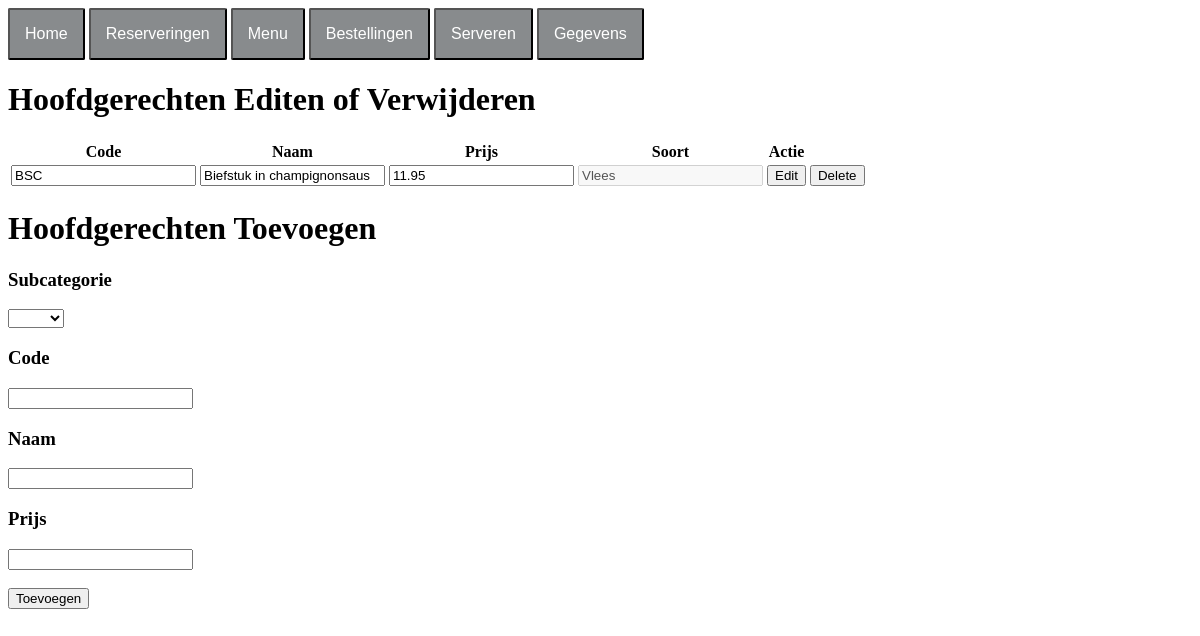
/hoofdgerecht.php, run on the app's committed database.
### tables this page shows
CREATE TABLE menuitems (
	ID INT(11) NOT NULL AUTO_INCREMENT UNIQUE,
	Code VARCHAR(4) UNIQUE,
	Naam VARCHAR(30),
	Gerechtsoort_ID INT(11) NOT NULL,
	Prijs DECIMAL(5,2) NOT NULL,
	FOREIGN KEY (Gerechtsoort_ID) REFERENCES gerechtsoorten(ID)
);

CREATE TABLE gerechtsoorten (
	ID INT(11) NOT NULL AUTO_INCREMENT UNIQUE,
	Code VARCHAR(3) UNIQUE,
	Naam VARCHAR(20),
	Gerechtcategorie_ID INT(11) NOT NULL,
	PRIMARY KEY (ID),
	FOREIGN KEY (Gerechtcategorie_ID) REFERENCES gerechtcategorieen(ID)
);

### database.php (called while the page is built, shortened)
<?php
class database{
    private $db;
    function __construct(){
        $this->db_server = 'localhost';
        $this->db_username = 'root';
        $this->db_password = '';
        $this->db_name = 'excellenttaste';
        $dsn = "mysql:host=$this->db_server;dbname=$this->db_name;charset=utf8mb4";
        $options = [
            PDO::ATTR_ERRMODE            => PDO::ERRMODE_EXCEPTION,
            PDO::ATTR_DEFAULT_FETCH_MODE => PDO::FETCH_ASSOC,
            PDO::ATTR_EMULATE_PREPARES   => false,
        ];
        try {
             $this->db = new PDO($dsn, $this->db_username, $this->db_password, $options);
        } catch (\PDOException $e) {
             throw new \PDOException($e->getMessage(), (int)$e->getCode());
        }
    }
	public function select($statement, $named_placeholder){
        $statement = $this->db->prepare($statement);
        $statement->execute($named_placeholder);
        $result = $statement->fetchAll(PDO::FETCH_ASSOC);
        return $result;
    }
}
?>

### hoofdgerecht.php (the view, shortened to what this page needs)
<?php
	include 'database.php';
	$db = new database();
	$hoofdgerechten = $db->select(" SELECT menuitems.ID, menuitems.Code, menuitems.Naam, menuitems.Prijs ,gerechtsoorten.ID AS soort_ID ,gerechtcategorieen.Naam AS soort, gerechtsoorten.Naam AS soort_naam FROM menuitems
	INNER JOIN gerechtsoorten ON menuitems.Gerechtsoort_ID = gerechtsoorten.ID
	INNER JOIN gerechtcategorieen ON gerechtsoorten.Gerechtcategorie_ID = gerechtcategorieen.ID
	WHERE Gerechtcategorie_ID = 3",[]);
	$row_data = array_values($hoofdgerechten);
	$soorten = $db->select("SELECT * FROM gerechtsoorten WHERE Gerechtcategorie_ID = 3",[]);
	$row_data_soorten = array_values($soorten);
?>
<!DOCTYPE html>
<head>
	<link rel="stylesheet" type="text/css" href="style.css">
</head>
<body>
	<?php include 'navigatie.php'; ?>
	<table>
		<thead>
			<tr>
				<th>Code</th>
				<th>Naam</th>
				<th>Prijs</th>
				<th>Soort</th>
				<th>Actie</th>
			</tr>
		</thead>
		<tbody><h1>Hoofdgerechten Editen of Verwijderen</h1>
			<?php foreach ($row_data AS $data) { ?>
				<form method="post">
					<tr>
						<td><input type="text" maxlength="3" name="code" value="<?php echo $data["Code"] ?>"></td>
						<td><input type="text" name="naam" value="<?php echo $data["Naam"] ?>"></td>
						<td><input type="number" min="1" step=".01" name="prijs" value="<?php echo $data["Prijs"] ?>"></td>
						<td><input disabled type="text" name="gerechtsoort" value="<?php echo $data["soort_naam"] ?>"></td>
						<td><button type="sumbit" name="edit" onclick="return confirm('Doorgaan met editen?');">Edit</button></td>
						<td><button type="sumbit" name="delete" onclick="return confirm('Doorgaan met verwijderen?');">Delete</button></td>
					</tr>
				</form>
			<?php } ?>
		</tbody>
	</table>
	<form method="post">
		<h1>Hoofdgerechten Toevoegen</h1>
		<h3>Subcategorie</h3>
	    <select name="soort_id">
	      <option></option>
	      <?php foreach($row_data_soorten AS $data_soorten) {?>
	        <option value="<?php echo $data_soorten["ID"]?>"><?php echo $data_soorten["Naam"] ?></option>
	      <?php } ?>
	    </select>
		<h3>Code</h3>
		<input type="text" maxlength="3" name="code">
		<h3>Naam</h3>
		<input type="text" name="naam">
		<h3>Prijs</h3>
		<input type="number" min="1" step=".01" name="prijs"><br><br>
		<button type="sumbit" name="add">Toevoegen</button>
	</form>
</body>
</html>

### data on the page
menuitems: code "BSC", naam "Biefstuk in champignonsaus", prijs "11.95", gerechtsoort "Vlees"
